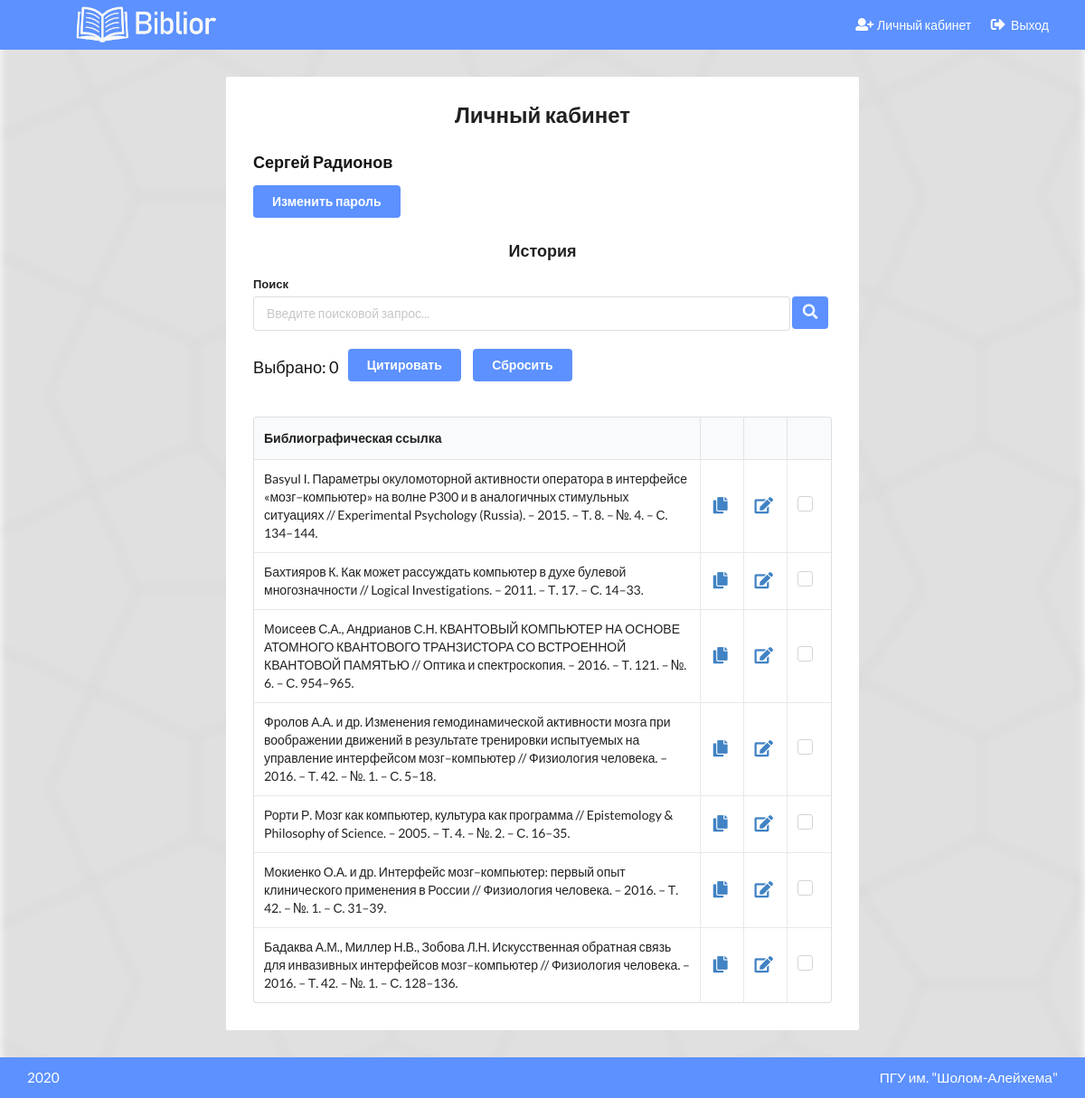
/accounts/personal-area/ (signed in), run on an earlier commit of the app's database.
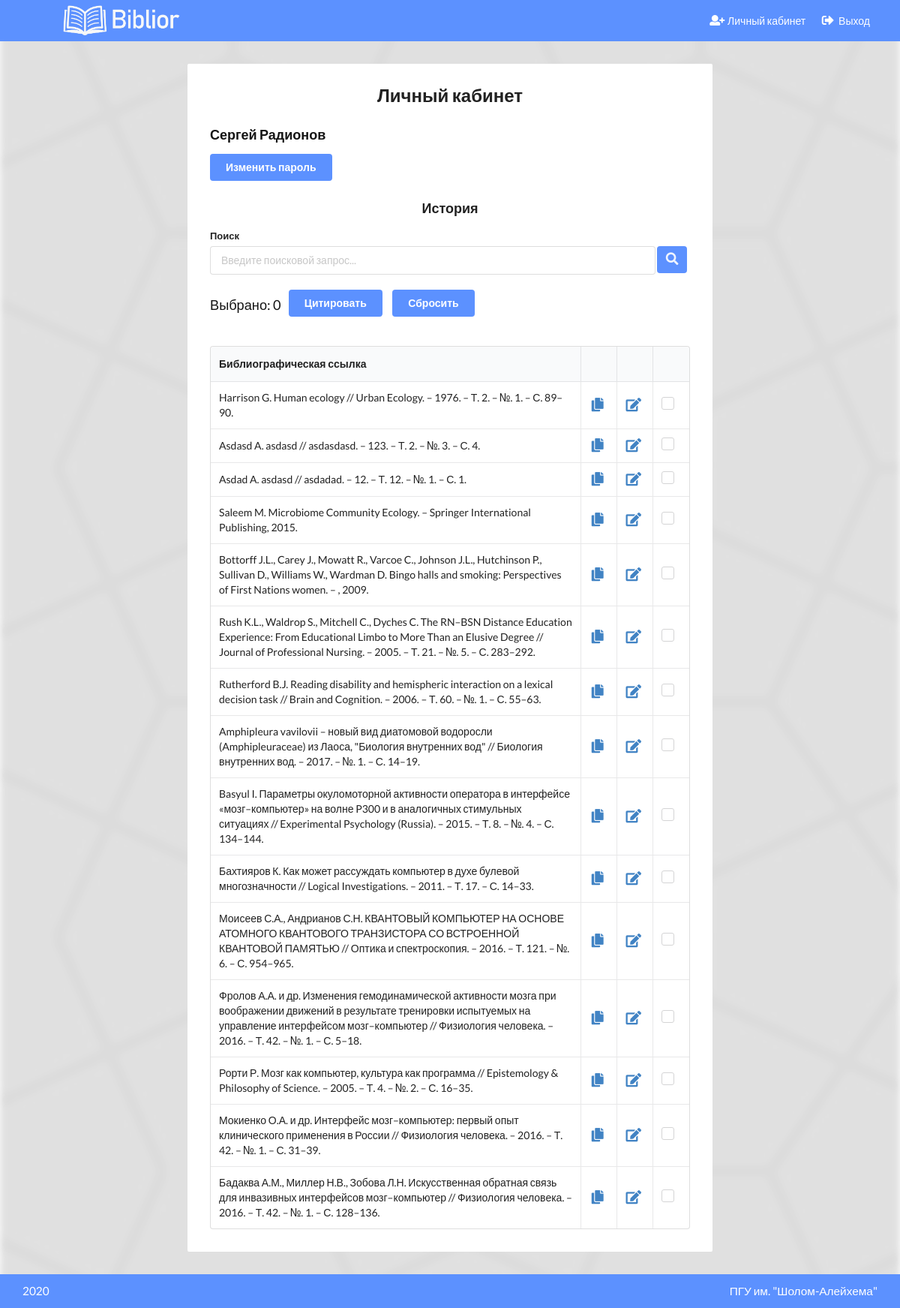
And on a later commit of the database.
### Publications/models.py (models this page shows, shortened)
class Publication(models.Model):
    objects = MyManager()
    user = models.ForeignKey(User, on_delete=models.CASCADE, related_name='pubs')
    type = models.CharField(max_length=32)
    doi = models.CharField(max_length=64)
    url = models.URLField(default=None, null=True)
    title = models.CharField(max_length=256)
    container_title = models.CharField(max_length=128, blank=True)
    publisher = models.CharField(max_length=128, blank=True)
    author = models.CharField(max_length=128)
    issue = models.CharField(max_length=4, blank=True)
    volume = models.CharField(max_length=4, blank=True)
    issued = models.CharField(max_length=4)
    page = models.CharField(max_length=10, blank=True)
    update_dt = models.DateTimeField(auto_now=True)
    def to_dict(self):
        pub = {
            'doi': self.doi,
            'type': self.type,
            'title': self.title,
            'container_title': self.container_title,
            'author': self.author,
            'page': self.page,
            'publisher': self.publisher,
            'issue': self.issue,
            'issued': self.issued,
            'volume': self.volume,
        }
        return pub
    def get_gost(self):
        pub = self.to_dict()
        if self.type == 'book':
            return get_gost_book(pub)
        return get_gost_article(pub)
    class Meta:
        verbose_name = 'Публикация'
        verbose_name_plural = 'Публикации'
        indexes = [models.Index(fields=['doi'])]
        ordering = ['-update_dt']

### Accounts/views.py (the view)
# urls.py: path('personal-area/', personal_area, name='personal_area'),
@login_required
def personal_area(request):
    query = request.GET.get('query')
    if request.COOKIES.get('selected_cites'):
        sel_cites = list(map(int, json.loads(unquote(request.COOKIES.get('selected_cites')))))
    else:
        sel_cites = None
    if query:
        query = re.sub(' +', ' ', query)
        words = query.split(' ')
        pubs = None
        for word in words:
            qs = request.user.pubs.filter(Q(title__icontains=word) | Q(container_title__icontains=word)
                                          | Q(author__icontains=word) | Q(issued__icontains=word) |
                                          Q(issue__icontains=word) | Q(volume__icontains=word)).all()
            if not pubs:
                pubs = qs
            else:
                pubs.union(qs)
    else:
        pubs = request.user.pubs.all()
    return render(request, 'Accounts/PersonalArea.html', {'pubs': pubs, 'query': query, 'sel_cites': sel_cites})

### Accounts/templatetags/extensions.py (called while the page is built)
@register.filter()
def maxlength(iterable, length):
    return iterable[:min(len(iterable), length)]

### utils/formatter.py (called while the page is built)
def get_gost_article(publication):
    gost = f"{publication['author']} {publication['title']} // {publication['container_title']}. – {publication['issued']}."
    if len(publication['volume']) > 0:
        gost += f" – Т. {publication['volume']}."
    if len(publication['issue']) > 0:
        gost += f" – №. {publication['issue']}."
    if len(publication['page']) > 0:
        gost += f" – С. {publication['page'].replace('-', '–')}."
    return gost

def get_gost_book(publication):
    gost = f"{publication['author']} {publication['title']}. – {publication['publisher']}, {publication['issued']}."
    return gost

### templates/Accounts/PersonalArea.html (shortened to what the changed rows need)
{% extends 'base.html' %}
{% load extensions %}
{% block content %}
    <div class="ui container">
        <div class="child-center">
            <div class="personal-area cblock">
                <div class="content">
                    <h2 class="ui center aligned header">Личный кабинет</h2>
                    <div id="pubs-history" class="full-width">
                        <div id="pubs-items" class="full-width">
                            {% if pubs|length > 0 %}
                                <div class="ui form">
                                    <table class="ui celled table">
                                        <thead>
                                        <tr>
                                            <th>Библиографическая ссылка</th>
                                            <th></th>
                                            <th></th>
                                            <th></th>
                                        </tr>
                                        </thead>
                                        <tbody>
                                        {% for pub in pubs|maxlength:40 %}
                                            <tr>
                                                <td data-type="gost">{{ pub.get_gost }}</td>
                                                <td><a data-type="copybtn"><i class="copy right icon"></i></a></td>
                                                <td>
                                                    <a href="{% url 'pub:cite' %}?{% if pub.type %}type={{ pub.type }}&{% endif %}{% if pub.doi %}doi={{ pub.doi }}&{% endif %}pub_id={{ pub.id }}&source=personal-area"><i
                                                            class="edit right icon"></i></a></td>
                                                <td>
                                                    <div data-id="{{ pub.id }}"
                                                         class="ui checkbox {% if sel_cites and pub.id in sel_cites %}checked{% endif %}">
                                                    </div>
                                                </td>
                                            </tr>
                                        {% endfor %}
                                        </tbody>
                                    </table>
                                </div>
                            {% elif query %}
                                <h4 class="ui header aligned center">Публикаций не найдено</h4>
                            {% else %}
                                <h4 class="ui header aligned center">В истории пока ничего нет</h4>
                            {% endif %}
                        </div>
                    </div>
                </div>
            </div>
        </div>
    </div>
{% endblock %}

What changed in the data, as far as the page shows it:
added Publication: get_gost "Harrison G. Human ecology // Urban Ecology. – 1976. – Т. 2. – №. 1. – С. 89–90."
added Publication: get_gost "Asdasd A. asdasd // asdasdasd. – 123. – Т. 2. – №. 3. – С. 4."
added Publication: get_gost "Asdad A. asdasd // asdadad. – 12. – Т. 12. – №. 1. – С. 1."
added Publication: get_gost "Saleem M. Microbiome Community Ecology. – Springer International Publishing, 2015."
added Publication: get_gost "Bottorff J.L., Carey J., Mowatt R., Varcoe C., Johnson J.L., Hutchinson P., Sullivan D., Williams W., Wardman D. Bingo halls and smoking: Perspectives of First Nations women. – , 2009."
added Publication: get_gost "Rush K.L., Waldrop S., Mitchell C., Dyches C. The RN–BSN Distance Education Experience: From Educational Limbo to More Than an Elusive Degree // Journal of Professional Nursing. – 2005. – Т. 21. – №. 5. – С. 283–292."
added Publication: get_gost "Rutherford B.J. Reading disability and hemispheric interaction on a lexical decision task // Brain and Cognition. – 2006. – Т. 60. – №. 1. – С. 55–63."
added Publication: get_gost "Amphipleura vavilovii – новый вид диатомовой водоросли (Amphipleuraceae) из Лаоса, \"Биология внутренних вод\" // Биология внутренних вод. – 2017. – №. 1. – С. 14–19."
